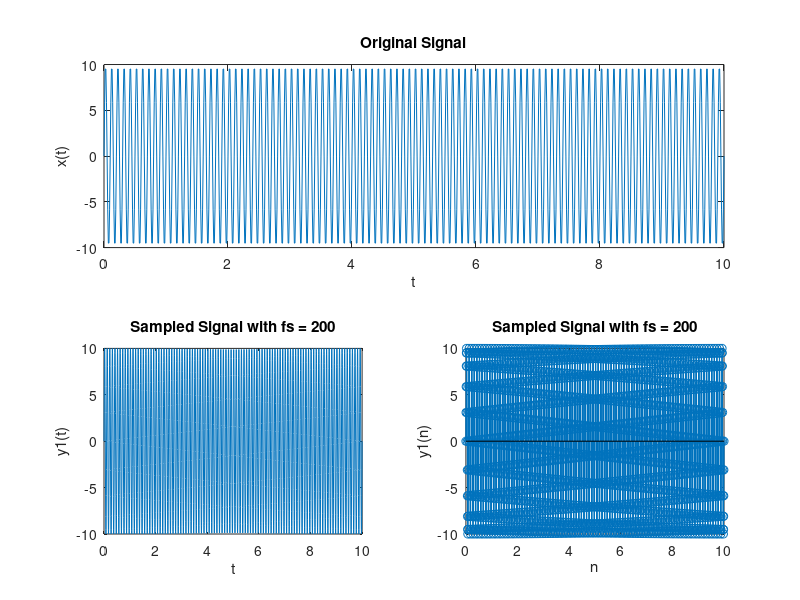
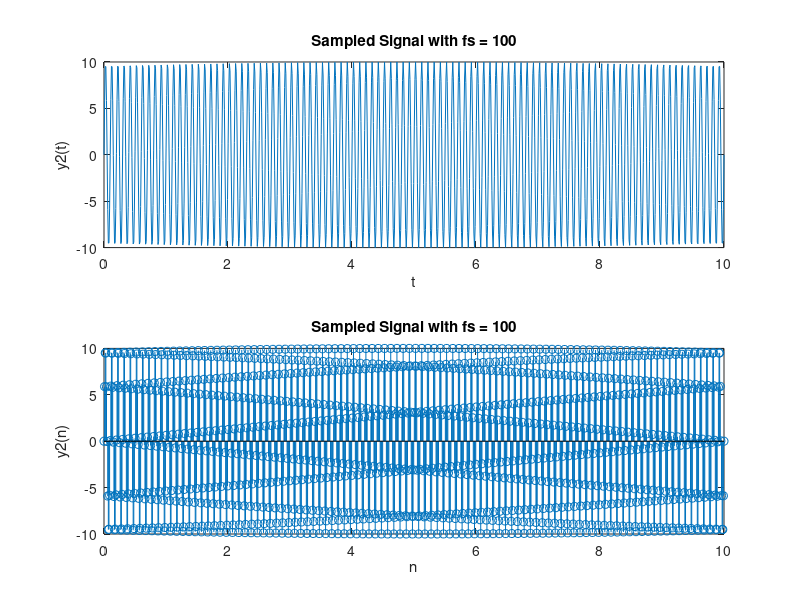
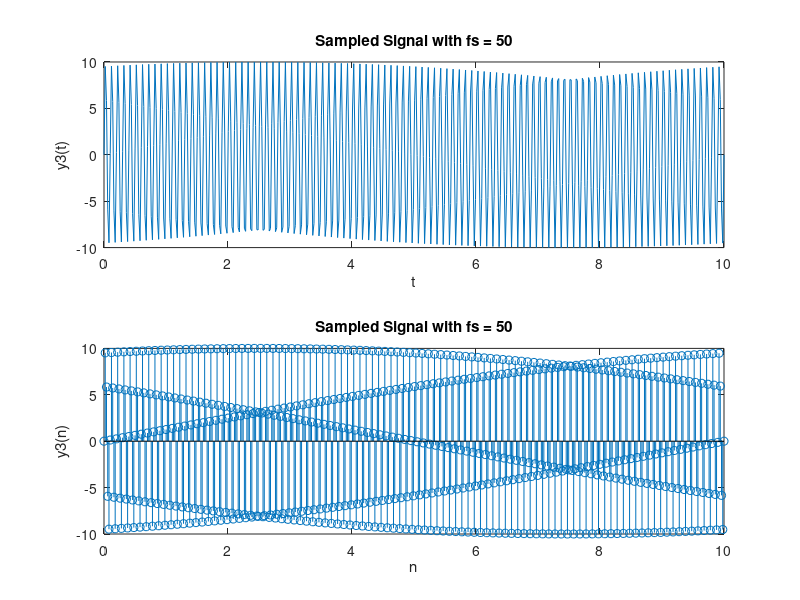
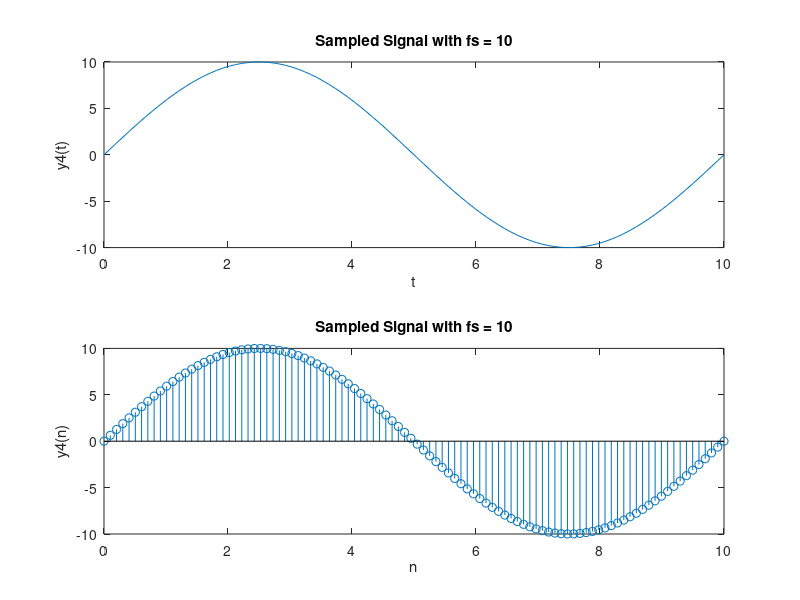

These charts were generated, in order, by the following MATLAB code: (Note: this script raises an error after producing the figures.)
clear
t = 0:1/10:100;
x = 10 * (t >= 0);

subplot(2, 1, 1)
plot(t, x)
xlabel("t")
ylabel("x (v)")
title("Original Signal")

subplot(2, 1, 2)
stem(t, x)
xlabel("Time (s)")
ylabel("n")
title("Sampled Signal")

%% question 2

clear
Am = 10;
fm = 10;
t = 0:0.01:10;
x = Am * sin(2 * pi * fm * t);

fs = 200;
numSamples = round(10 / (1 / fs));
s = linspace(0, 10, numSamples);

y = Am * sin(2 * pi * fm * s);

subplot(2, 2, [1 2])
plot(t, x)
title("Original Signal")
xlabel("t")
ylabel("x(t)")

subplot(2, 2, 3)
plot(s, y)
title("Sampled Signal with fs = 200")
xlabel("t")
ylabel("y1(t)")

subplot(2, 2, 4)
stem(s, y)
title("Sampled Signal with fs = 200")
xlabel("n")
ylabel("y1(n)")

%% question 3

f1 = figure("Name", "fs = 100");
fs = 100;
numSamples = round(10 / (1 / fs));
s = linspace(0, 10, numSamples);

y = Am * sin(2 * pi * fm * s);

subplot(2, 1, 1)
plot(s, y)
title("Sampled Signal with fs = 100")
xlabel("t")
ylabel("y2(t)")

subplot(2, 1, 2)
stem(s, y)
title("Sampled Signal with fs = 100")
xlabel("n")
ylabel("y2(n)")

f2 = figure("Name", "fs = 50");
fs = 50;
numSamples = round(10 / (1 / fs));
s = linspace(0, 10, numSamples);

y = Am * sin(2 * pi * fm * s);

subplot(2, 1, 1)
plot(s, y)
title("Sampled Signal with fs = 50")
xlabel("t")
ylabel("y3(t)")

subplot(2, 1, 2)
stem(s, y)
title("Sampled Signal with fs = 50")
xlabel("n")
ylabel("y3(n)")

f4 = figure("Name", "fs = 10");
fs = 10;
numSamples = round(10 / (1 / fs));
s = linspace(0, 10, numSamples);
y = Am * sin(2 * pi * fm * s);

subplot(2, 1, 1)
plot(s, y)
title("Sampled Signal with fs = 10")
xlabel("t")
ylabel("y4(t)")

subplot(2, 1, 2)
stem(s, y)
title("Sampled Signal with fs = 10")
xlabel("n")
ylabel("y4(n)")

f3 = figure("Name", "fs = 20");
fs = 20;
numSamples = round(10 / (1 / fs));
s = linspace(0, 10, numSamples);
y = Am * sin(2 * pi * fm * s);

subplot(2, 1, 1)
plot(s, y)
title("Sampled Signal with fs = 20")
xlabel("t")
ylabel("y5(t)")

subplot(2, 1, 2)
stem(s, y)
title("Sampled Signal with fs = 20")
xlabel("n")
ylabel("y5(n)")

%% question 4
syms w;
fs = 10;
wo = 2 * pi * fs;

fs1 = 20;
wo1 = 2 * pi * fs1;

fs2 = 30;
wo2 = 2 * pi * fs2;

X = 0.2 * triangularPulse(w / (20 * pi));
n = -10:10;
X1 = 0.2 * fs * triangularPulse((w - (n * wo)) / (20 * pi));
X2 = 0.2 * fs1 * triangularPulse((w - (n * wo1)) / (20 * pi));
X3 = 0.2 * fs2 * triangularPulse((w - (n * wo2)) / (20 * pi));

subplot(2, 2, 1)
fplot(X, [-1000 1000]);
title("Frequency Response")
xlabel("X1(w)")
ylabel("w")
subplot(2, 2, 2)
fplot(X1, [-1000 1000])
title("Frequency Response with fs = 10 Hz")
xlabel("X1(w)")
ylabel("w")
subplot(2, 2, 3)
fplot(X2, [-1000 1000])
title("Frequency Response with fs = 20 Hz")
xlabel("X1(w)")
ylabel("w")
subplot(2, 2, 4)
fplot(X3, [-1000 1000])
title("Frequency Response with fs = 30 Hz")
xlabel("X1(w)")
ylabel("w")

%% question 5
clear
f1 = 10;
f2 = 50;
A1 = 5;
A2 = 10;

t = linspace(0, 1, 1001);
x1 = A1 * sin(2 * pi * f1 * t);
x2 = A2 * sin(2 * pi * f2 * t);
x = x1 + x2;

subplot(2, 2, [1 2])
plot(t, x)
title("Original Signal")
xlabel("t")
ylabel("s(t)")

fs = 250;
numSamples = round(1 / (1 / fs));
s = linspace(0, 1, numSamples);

x1 = A1 * sin(2 * pi * f1 * s);
x2 = A2 * sin(2 * pi * f2 * s);
x = x1 + x2;

subplot(2, 2, 3);
plot(s, x)
title("Sampled Signal with fs = 250")
xlabel("t")
ylabel("y(t)")

subplot(2, 2, 4);
stem(s, x)
title("Sampled Signal with fs = 250")
xlabel("n")
ylabel("y(n)")

%% question 6

t = linspace(0, 1, 1001);
x1 = A1 * sin(2 * pi * f1 * t);
x2 = A2 * sin(2 * pi * f2 * t);
x = x1 + x2;

subplot(2, 2, [1 2])
plot(t, x)

fs = 500;
numSamples = round(1 / (1 / fs));
s = linspace(0, 1, numSamples);

x1 = A1 * sin(2 * pi * f1 * s);
x2 = A2 * sin(2 * pi * f2 * s);
x = x1 + x2;

subplot(2, 2, 3);
plot(s, x)
title("Sampled Signal with fs = 500")
xlabel("t")
ylabel("y(t)")

subplot(2, 2, 4);
stem(s, x)
title("Sampled Signal with fs = 500")
xlabel("n")
ylabel("y(n)")
